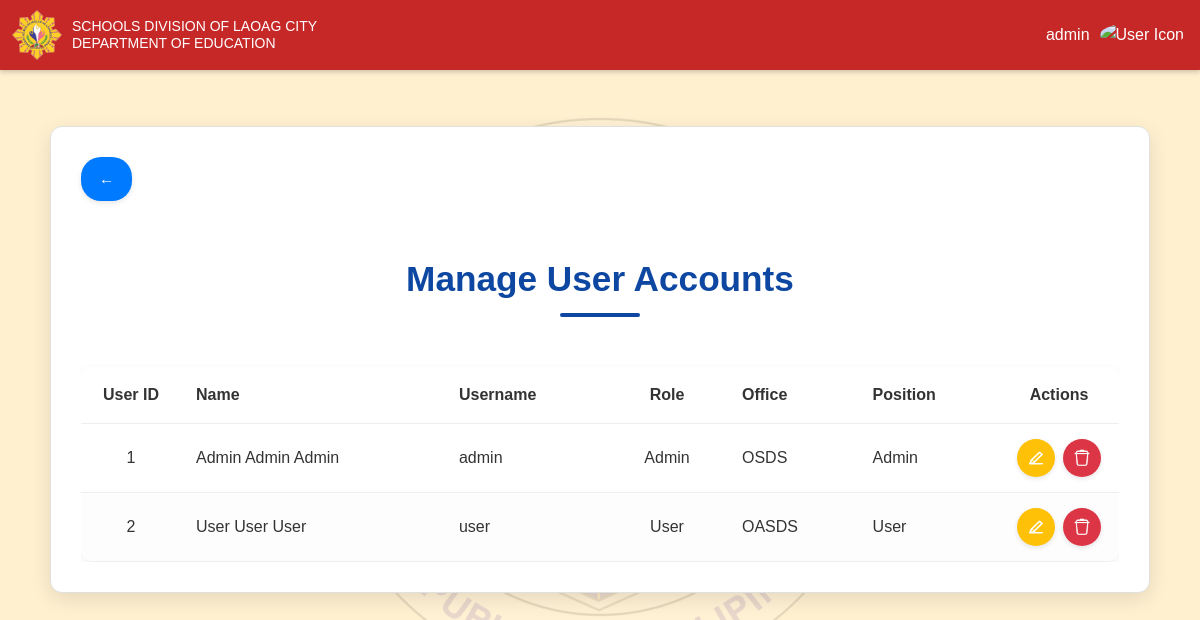
Screenshot of /manage_accounts.php (signed in) with the database file from the repository.
### tables this page shows
CREATE TABLE `tbluser` (
  `userID` int(11) NOT NULL,
  `firstname` varchar(100) NOT NULL,
  `middlename` varchar(100) DEFAULT NULL,
  `lastname` varchar(100) NOT NULL,
  `position` varchar(100) DEFAULT NULL,
  `admin` tinyint(1) DEFAULT 0,
  `username` varchar(100) NOT NULL,
  `password` varchar(255) NOT NULL,
  `officeID` int(11) DEFAULT NULL
);

CREATE TABLE `officeid` (
  `officeID` int(11) NOT NULL,
  `officename` varchar(255) NOT NULL,
  `officedetails` varchar(255) DEFAULT NULL
);

### manage_accounts.php (called while the page is built, shortened)
<?php
require 'config.php';
require_once 'url_helper.php';
$deploymentConfig = require 'deployment_config.php';
$stmt = $pdo->query("SELECT u.*, o.officeID, o.officename FROM tbluser u LEFT JOIN officeid o ON u.officeID = o.officeID ORDER BY u.userID ASC");
$accounts = $stmt->fetchAll();
include 'view/manage_accounts_content.php';
?>

### deployment_config.php (called while the page is built)
<?php
return [
    'environment' => 'shared_hosting',
    'url_encryption' => [
        'enabled' => false,
        'use_obfuscation' => true,
        'use_base64' => true
    ],
    'security' => [
        'debug' => true,
        'session_security' => 'high',
        'force_https' => true,
        'password_hashing' => true
    ],
    'database' => [
        'use_env_config' => false,
        'production' => [
            'host' => 'localhost',
            'dbname' => 'your_production_db',
            'username' => 'your_production_user',
            'password' => 'your_production_password'
        ]
    ],
    'features' => [
        'session_timeout' => false,
        'audit_logging' => false,
        'file_upload_security' => false
    ]
];
?>

### url_helper.php (called while the page is built, shortened)
<?php
if (!isset($deploymentConfig)) {
    $deploymentConfig = require 'deployment_config.php';
}
function getDeploymentConfig() {
    global $deploymentConfig;
    return $deploymentConfig;
}
function isEncryptionAvailable() {
    $deploymentConfig = getDeploymentConfig();
    return isset($deploymentConfig['url_encryption']['enabled']) &&
           $deploymentConfig['url_encryption']['enabled'] &&
           function_exists('openssl_encrypt') &&
           function_exists('openssl_decrypt') &&
           function_exists('openssl_random_pseudo_bytes');
}
function obfuscatePath($path) {
    $deploymentConfig = getDeploymentConfig();
    if (isset($deploymentConfig['url_encryption']['use_base64']) && $deploymentConfig['url_encryption']['use_base64']) {
        $obfuscated = base64_encode('DepEdBAC_' . $path);
        return rtrim(strtr($obfuscated, '+/', '-_'), '=');
    }
    return $path;
}
if (!function_exists('encryptPath')) {
    function encryptPath($path) {
        if (isEncryptionAvailable()) {
            $iv = openssl_random_pseudo_bytes(16);
            $encrypted = openssl_encrypt($path, 'AES-256-CBC', URL_ENCRYPTION_KEY, 0, $iv);
            return urlencode(base64_encode($encrypted . '::' . base64_encode($iv)));
        } else {
            return obfuscatePath($path);
        }
    }
}
if (!function_exists('url')) {
    function url($path, $params = []) {
        $deploymentConfig = getDeploymentConfig();
        if (function_exists('generateUrl')) {
            return generateUrl($path, $params);
        } else {
            if (isset($deploymentConfig['url_encryption']) &&
                (isset($deploymentConfig['url_encryption']['enabled']) && $deploymentConfig['url_encryption']['enabled']) ||
                (isset($deploymentConfig['url_encryption']['use_obfuscation']) && $deploymentConfig['url_encryption']['use_obfuscation'])) {
                $processedPath = encryptPath($path);
                return $processedPath;
            } else {
                if (!empty($params)) {
                    return $path . '?' . http_build_query($params);
                }
                return $path;
            }
        }
    }
}

### view/manage_accounts_content.php (the view, shortened to what this page needs)
<?php include 'header.php'; ?>
<div class="container">html lang="en">
<head>
    <link rel="stylesheet" href="assets/css/manage_accounts.css">
    <link rel="stylesheet" href="assets/css/background.css">
</head>
<body>
    <?php
    include 'header.php';
    ?>
    <div class="accounts-container">
        <a href="<?php echo url('index.php'); ?>" class="back-btn">&#8592;</a>
        <h2 class="page-title">Manage User Accounts</h2>
        <div class="table-responsive">
            <table>
                <thead>
                    <tr>
                        <th>User ID</th>
                        <th>Name</th>
                        <th>Username</th>
                        <th>Role</th>
                        <th>Office</th>
                        <th>Position</th>
                        <th>Actions</th>
                    </tr>
                </thead>
                <tbody>
                    <?php foreach ($accounts as $account): ?>
                        <tr>
                            <td data-label="User ID"><?php echo htmlspecialchars($account['userID']); ?></td>
                            <td data-label="Name"><?php echo htmlspecialchars($account['firstname'] . " " . $account['middlename'] . " " . $account['lastname']); ?></td>
                            <td data-label="Username"><?php echo htmlspecialchars($account['username']); ?></td>
                            <td data-label="Role"><?php echo ($account['admin'] == 1) ? "Admin" : "User"; ?></td>
                            <td data-label="Office"><?php echo htmlspecialchars($account['officename'] ?? "N/A"); ?></td>
                            <td data-label="Position"><?php echo htmlspecialchars($account['position'] ?? "N/A"); ?></td>
                            <td data-label="Actions">
                                <div class="action-buttons">
                                    <button class="edit-btn icon-btn" data-id="<?php echo $account['userID']; ?>">
                                        <img src="assets/images/Edit_icon.png" alt="Edit" class="action-icon">
                                    </button>
                                    <button class="account-delete-btn icon-btn" data-id="<?php echo $account['userID']; ?>">
                                        <img src="assets/images/delete.png" alt="Delete" class="action-icon">
                                    </button>
                                </div>
                            </td>
                        </tr>
                    <?php endforeach; ?>
                </tbody>
            </table>
        </div>
    </div>

### assets/css/manage_accounts.css (style rules this page uses)
body { font-family: 'Roboto', sans-serif; background-color: #f0f2f5; margin: 0; padding: 0; line-height: 1.6; color: #333; }
.accounts-container { max-width: 1100px; margin: 100px auto 40px auto; background: #fff; padding: 30px; border-radius: 12px; box-shadow: 0 6px 20px rgba(0, 0, 0, 0.1); position: relative; box-sizing: border-box; border: 1px solid #e0e0e0; }
.page-title { text-align: center; color: #0d47a1; margin-bottom: 30px; margin-top: 50px; font-size: 2.2em; font-weight: 700; position: relative; padding-bottom: 10px; }
.page-title::after { content: ''; position: absolute; left: 50%; bottom: 0; transform: translateX(-50%); width: 80px; height: 4px; background-color: #0d47a1; border-radius: 2px; }
.table-responsive { overflow-x: auto; margin-top: 20px; }
.accounts-container table { width: 100%; border-collapse: separate; border-spacing: 0; margin-top: 20px; background-color: #fff; border-radius: 10px; overflow: hidden; box-shadow: 0 2px 8px rgba(0, 0, 0, 0.05); table-layout: auto; }
.accounts-container th, .accounts-container td { padding: 15px; border-bottom: 1px solid #eee; text-align: left; vertical-align: middle; }
.accounts-container th:nth-child(7), .accounts-container td:nth-child(7) { text-align: center; width: 120px; }
.accounts-container th:nth-child(1), .accounts-container td:nth-child(1) { width: 100px; text-align: center; }
.accounts-container th:nth-child(4), .accounts-container td:nth-child(4) { width: 120px; text-align: center; }
.accounts-container th:first-child { border-top-left-radius: 10px; }
.accounts-container th:last-child { border-top-right-radius: 10px; }
.accounts-container tbody tr:last-child td:first-child { border-bottom-left-radius: 10px; }
.accounts-container tbody tr:last-child td:last-child { border-bottom-right-radius: 10px; }
.accounts-container tbody tr:nth-child(even) { background-color: #fdfdfd; }
.back-btn { display: inline-flex; align-items: center; background-color: #007bff; color: #fff; padding: 10px 18px; text-decoration: none; border-radius: 20px; font-weight: 500; font-size: 0.95em; transition: background-color 0.3s ease, transform 0.2s ease; top: -10px; left: 20px; box-shadow: 0 2px 5px rgba(0,0,0,0.1); z-index: 10; }
.action-buttons { display: flex; justify-content: center; gap: 8px; }
.icon-btn { display: inline-flex; align-items: center; justify-content: center; width: 38px; height: 38px; padding: 0; border-radius: 50%; margin: 0; border: none; cursor: pointer; transition: background-color 0.3s ease, transform 0.2s ease; box-shadow: 0 2px 5px rgba(0,0,0,0.1); }
.edit-btn.icon-btn { background-color: #ffc107; }
.account-delete-btn.icon-btn { background-color: #dc3545; }
.action-icon { width: 20px; height: 20px; object-fit: contain; filter: brightness(0) invert(1); }

### assets/css/background.css (style rules this page uses)
body { margin: 0; font-family: Arial, sans-serif; background-color: #fff0d0; }
body:not(.home-bg) { position: relative; }
body:not(.home-bg)::before { content: ''; position: fixed; top: 0; left: 0; width: 100%; height: 100%; background-image: url('../images/DepEd_Logo.png'); background-repeat: no-repeat; background-position: center center; background-attachment: fixed; background-size: 600px; opacity: 0.1; z-index: -1; pointer-events: none; }
html, body { width: 100vw; min-height: 100vh; overflow-x: hidden; overflow-y: auto; box-sizing: border-box; }
*, *:before, *:after { box-sizing: inherit; }

### header.php (style rules this page uses)
body { margin: 0; padding: 0; padding-top: 80px; background-color: #f5f5dc; position: relative; }
body::before { content: ''; position: fixed; top: 0; left: 0; width: 100%; height: 100%; background-image: url('assets/images/DEPED-LAOAG_SEAL_Glow.png'); background-repeat: no-repeat; background-position: center center; background-size: 300px 300px; background-attachment: fixed; opacity: 0.1; z-index: -1; pointer-events: none; }

### rows the page displays
tbluser: userID "1", firstname+middlename+lastname "Admin Admin Admin", username "admin", admin "Admin", officeID.officename "OSDS", position "Admin"
tbluser: userID "2", firstname+middlename+lastname "User User User", username "user", admin "User", officeID.officename "OASDS", position "User"

### other values shown
$_SESSION['username'] "admin"
